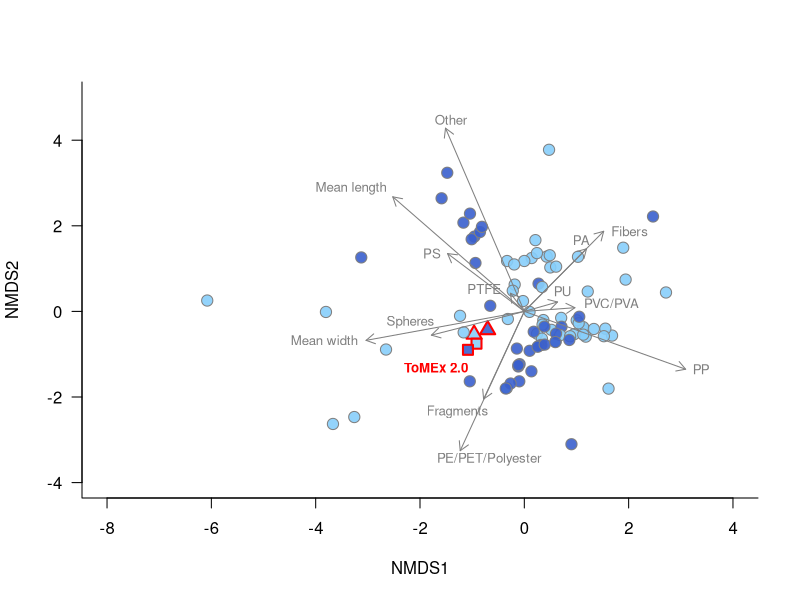

Write the R code that produced this figure.
# Load packages ---
library(vegan)
library(tibble)

# Import data ---

dat = read.csv(
     "ToMEx2.0_MPcharacteristics/Data/data_comp_to_env_compiled.csv",
     stringsAsFactors = TRUE
)

# scale variables
colnames(dat)
vars = dat[, c(5:16, 18)]
scaled = scale(vars)

# replace all NAs with 0 - set all unknown values to variable mean
scaled[is.na(scaled)] = 0

# NMDS
set.seed(2024)
NMDS = metaMDS(
     scaled,
     distance = "euclidean",
     k = 2,
     autotransform = F,
     wascores = F
)
NMDS$points
x <- NMDS$points[, 1]
y <- NMDS$points[, 2]

# get vectors for each variable
envfitall <- envfit(NMDS, scaled)
vectors = as_tibble(envfitall$vectors$arrows, rownames = "properties")
vectors$vectornames = c("PE/PET/Polyester", "PP", "PS", "PA", "PU", 
                        "PVC/PVA", "PTFE", "Other", "Fragments", "Spheres", 
                        "Fibers", "Mean length", "Mean width")
# get vector/arrow weights:
weights = attr(envfitall$vectors$arrows, "parameters")$norm

palette(c("lightskyblue", "royalblue3"))

adjust.x = c(0.55, 0.3, -0.3, -0.1, 0.1, 
             0.7, -0.5, 0.1, -0.5, -0.4, 
             0.5, -0.8, -0.8)
adjust.y = c(-0.2, 0, 0, 0.2, 0.25, 
             0.1, 0.1, 0.2, -0.3, 0.3, 
             0, 0.2, 0)

png("ToMEx2.0_MPcharacteristics/Plots/NMDS_environmental.png", width = 18, height = 15, units = "cm", res = 1000)

op = par(bty = "l", las = 1, cex = 1)

plot(x,y, bg = adjustcolor(as.numeric(dat$fresh_marine_binary), alpha.f = 0.9), col = c(rep("red",4), rep("grey50",(nrow(dat)-4))), 
     pch = c(rep(24,2), rep(22,2), rep(21,(nrow(dat)-2))), lwd = c(2,2,2,2, rep(1, (nrow(dat)-4))),
     xlab = "NMDS1", ylab = "NMDS2", cex = 1.5, 
     ylim = c(-4,5), xlim = c(-8, 4))

# for(i in 1:nrow(envfitall$vectors$arrows)){
# arrows(0,0, envfitall$vectors$arrows[i,1]*2.5, envfitall$vectors$arrows[i,2]*2.5, 
#        length = 0.1, col = "grey50")
# text(envfitall$vectors$arrows[i,1]*2.5 + adjust.x[i], envfitall$vectors$arrows[i,2]*2.5 + adjust.y[i],
#      vectors$vectornames[i], cex = 0.8, col = "grey50")
# }  
for(i in 1:nrow(envfitall$vectors$arrows)){
  arrows(0,0, envfitall$vectors$arrows[i,1]*7*weights[i], envfitall$vectors$arrows[i,2]*7*weights[i], 
         length = 0.1, col = "grey50")
  text(envfitall$vectors$arrows[i,1]*7*weights[i] + adjust.x[i], envfitall$vectors$arrows[i,2]*7*weights[i] + adjust.y[i],
       vectors$vectornames[i], cex = 0.8, col = "grey50")
}  
text("ToMEx 2.0", x = -2.5, y = -1.35, col = "red",
     cex = 0.8, pos = 4, font = 2)

dev.off()

#### END ####
